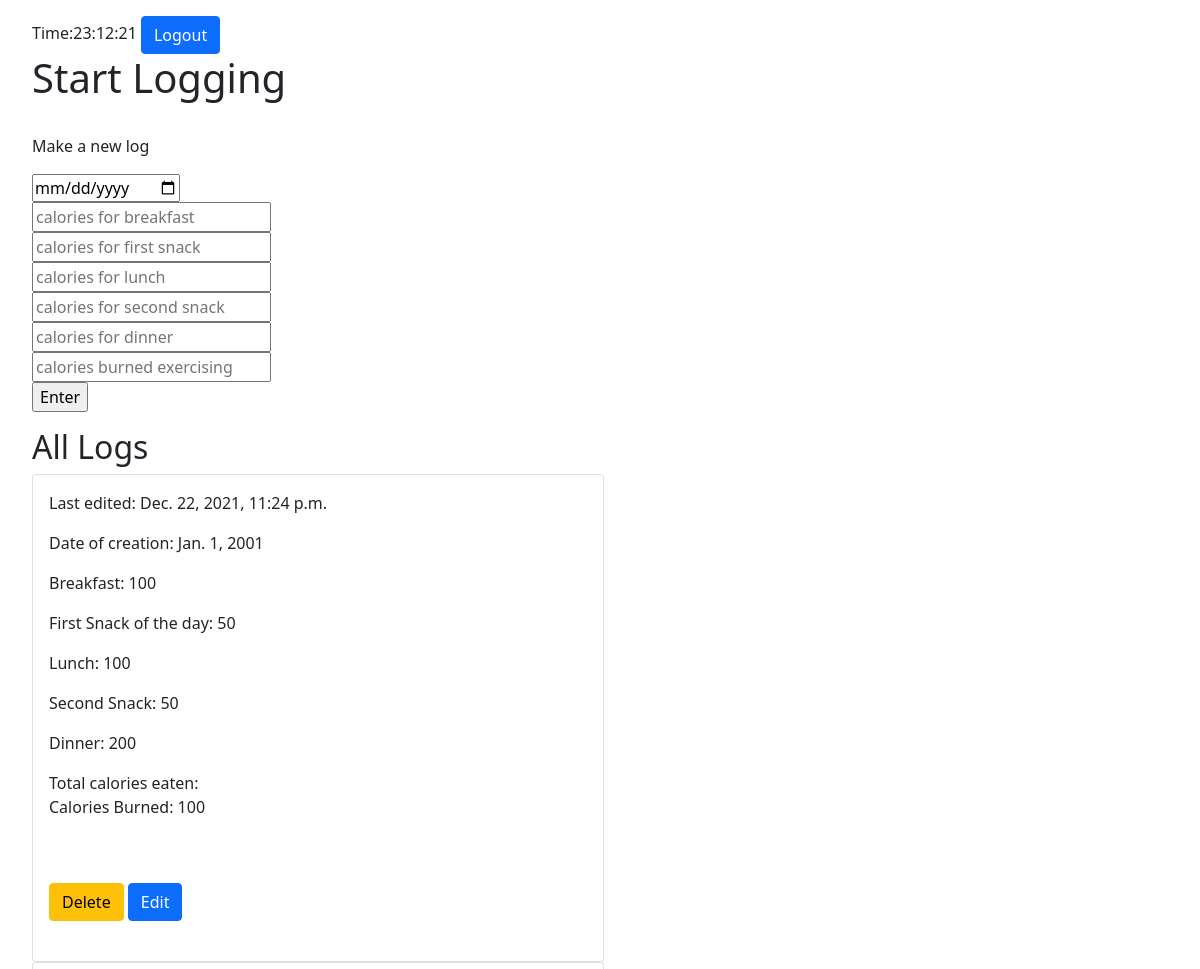
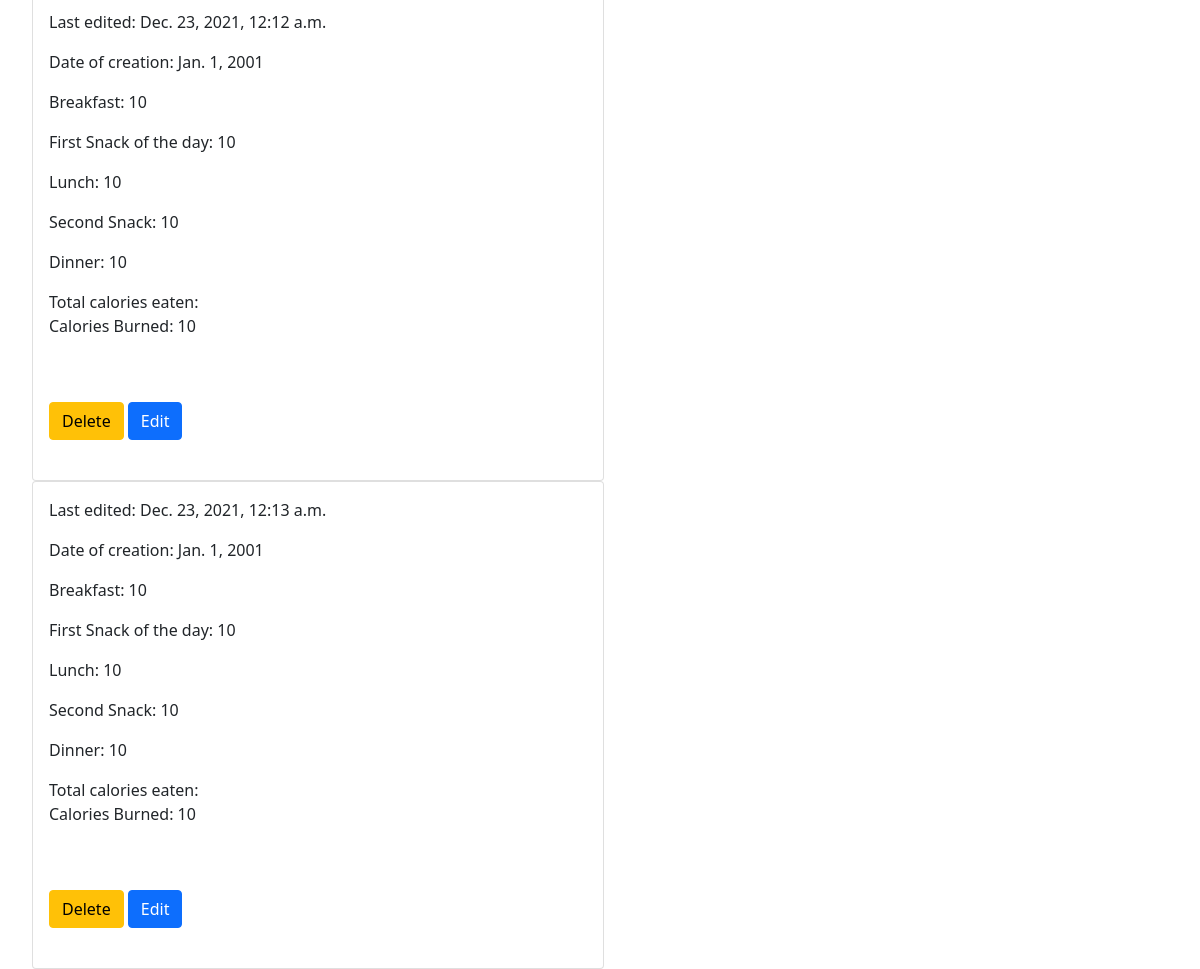
Page /homepage on the earlier database version (2 pictures, top to bottom).
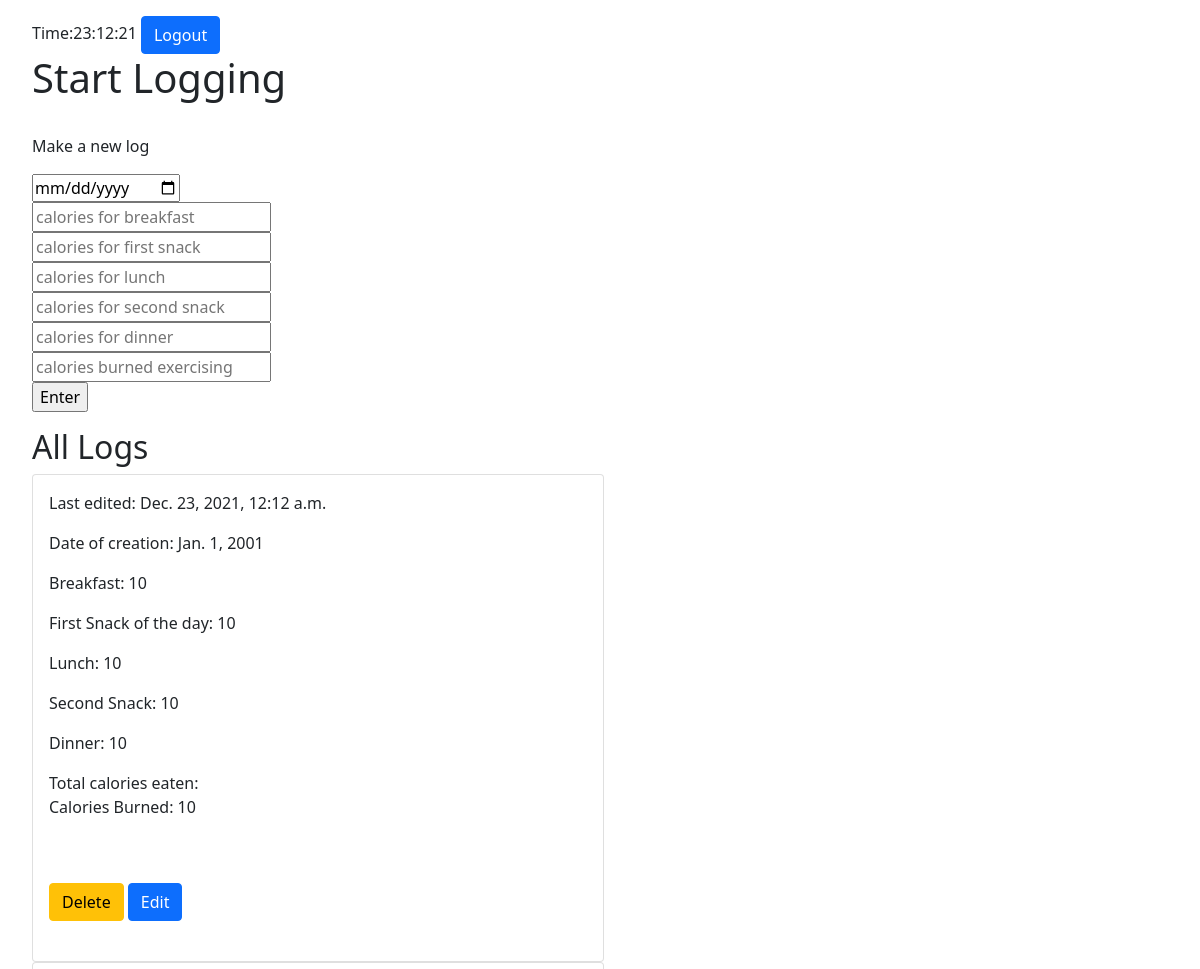
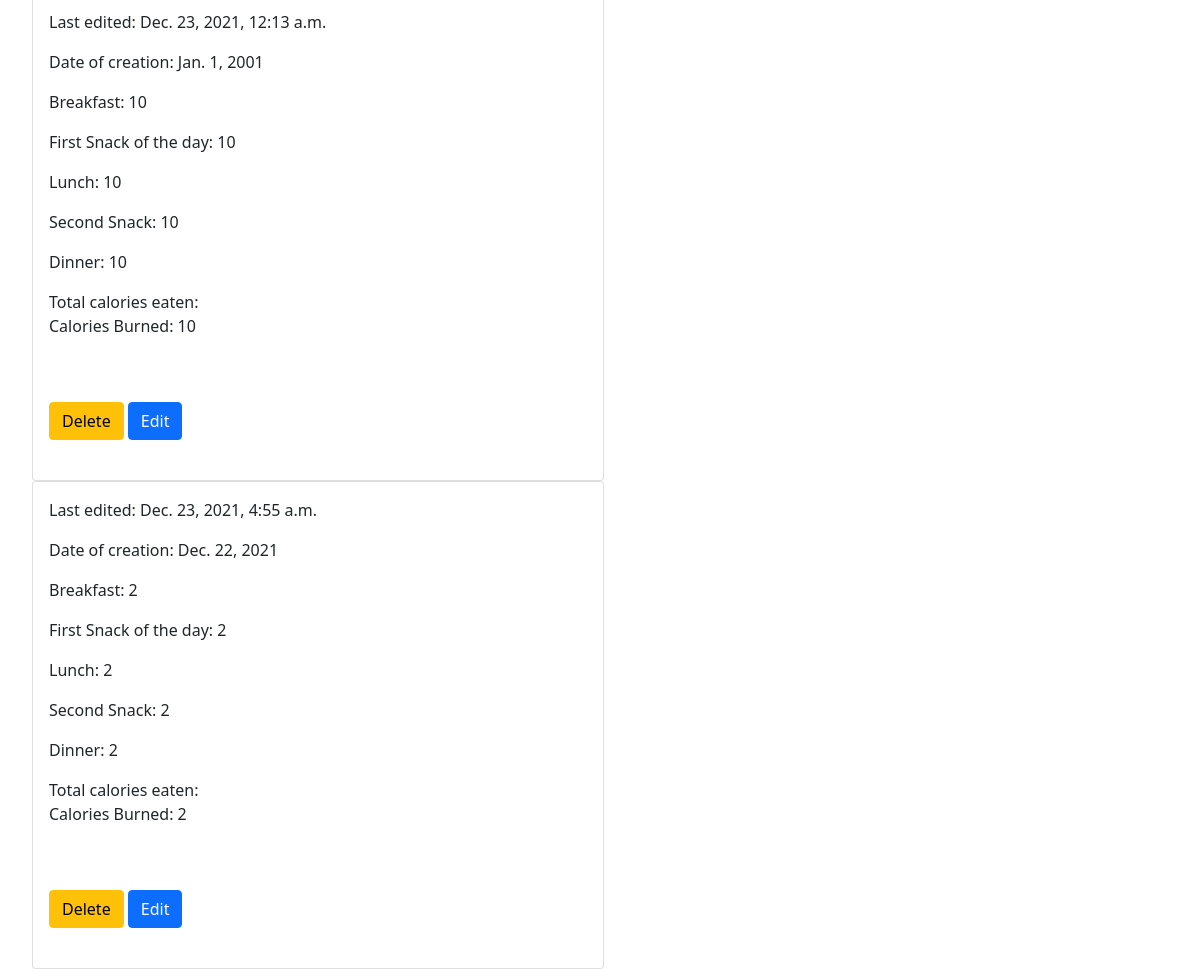
Same page on the later database version (2 pictures, top to bottom).
### log/models.py (models this page shows, shortened)
class Entry(models.Model):
  date = models.DateField(default='2001-01-01')
  breakfast = models.IntegerField()
  snackOne = models.IntegerField()
  lunch = models.IntegerField()
  snackTwo = models.IntegerField()
  dinner = models.IntegerField()
  caloriesBurned = models.IntegerField()
  timestamp = models.DateTimeField(auto_now_add = True)
  def __repr__(self):
    return "Entry({}, {}, {}, {}, {}, {}, {})".format(self.breakfast, self.snackOne, self.lunch, self.snackTwo, self.dinner, self.caloriesBurned, self.timestamp)

### log/views.py (the view, shortened to what this page needs)
# urls.py: path('homepage', homepage, name='homepage'),
def homepage(request):
  currtime = time.strftime("%d:%m:%y",time.localtime(time.time()))
  print(currtime)
  print(request.user)
  entries = Entry.objects.all()
  print('entries', entries)
  return render(request, 'homepage.html', {'entries': entries, 'currtime': currtime})

### log/templates/homepage.html (shortened to what this page needs)
<!doctype html>
<html lang="en">
  <head>
    <link href="https://cdn.jsdelivr.net/npm/bootstrap@5.1.3/dist/css/bootstrap.min.css" rel="stylesheet">
  </head>
  <body style="margin-left: 2rem; margin-top: 1rem">
    <div>
      Time:{{currtime}}
      <a class="btn btn-primary" href="logout">Logout</a>
      <h1>Start Logging</h1>
      <form method="POST" action="homepage">
        <p style="margin-top: 2rem">Make a new log</p>
        <div>
          <input type="date" name="date" placeholder="today's date" />
        </div>
        <div>
          <input type="number" name="breakfast" placeholder="calories for breakfast" />
        </div>
        <div>
          <input type="number" name="snackOne" placeholder="calories for first snack"/>
        </div>
        <div>
          <input type="number" name="lunch" placeholder="calories for lunch" />
        </div>
        <div>
          <input type="number" name="snackTwo" placeholder="calories for second snack" />
        </div>
        <div>
          <input type="number" name="dinner" placeholder="calories for dinner" />
        </div>
        <div>
          <input type="number" name="caloriesBurned" placeholder="calories burned exercising" />
        </div>
        <div>
          <input type="submit" value="Enter"/>
        </div>
      </form>
    </div>
    <div class="row align-items-start">
      <div class="col-md-6">
        <h2 style="margin-top: 1rem">All Logs</h2>
        {% for entry in entries %}
        <div class="col-md-12">
          <div class="card">
            <div class="card-body">
              <p>Last edited: {{entry.timestamp}}</p>
              <p>Date of creation: {{entry.date}}</p>
              <p>Breakfast: {{entry.breakfast}}</p>
              <p>First Snack of the day: {{entry.snackOne}}</p>
              <p>Lunch: {{entry.lunch}}</p>
              <p>Second Snack: {{entry.snackTwo}}</p>
              <p>Dinner: {{entry.dinner}}</p>
              Total calories eaten:
              <p>Calories Burned: {{entry.caloriesBurned}}</p>
              <br></br>
              <a class="btn btn-primary btn-warning" href='delete?id={{entry.id}}'>Delete</a>
              <a class="btn btn-primary" href='edit?id={{entry.id}}'>Edit</a>
              <br></br>
            </div>
          </div>
        </div>
        {% endfor %}
      </div>
    </div>
  </body>
</html>

Differences in the rows shown:
removed Entry: timestamp "Dec. 22, 2021, 11:24 p.m.", date "Jan. 1, 2001", breakfast "100", snackOne "50", lunch "100", snackTwo "50", dinner "200", caloriesBurned "100"
added Entry: timestamp "Dec. 23, 2021, 4:55 a.m.", date "Dec. 22, 2021", breakfast "2", snackOne "2", lunch "2", snackTwo "2", dinner "2", caloriesBurned "2"
